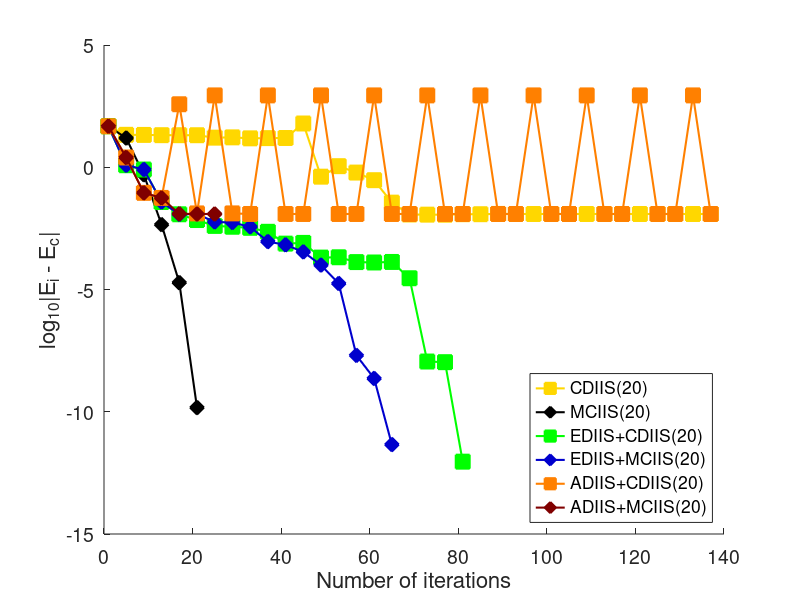

MATLAB code to generate this figure:


load crc3Out.mat;
output.energySet{1} = output.energySet{1}(1:140);
output.energySet{5} = output.energySet{5}(1:140);

maxSCFIter = 140;
ener = output.ener;
iter = output.iter;
energySet = output.energySet;

yellow = [255 215 0] ./ 255;
darkBlue = [0 0 205] ./ 255;
orange = [255 128 0] ./ 255;
darkRed = [128 0 0] ./ 255;

% shapes = {'s', 'o', 'v', '^', 'd', 'h', '<', '>'};
shapes = {'s', 'd', 's', 'd', 's', 'd'};
colors = {yellow, 'k', 'g', darkBlue, orange, darkRed};

for iType = 1:length(ener)
    fprintf('%0.8f  %d \n', ener{iType}, iter{iType});
end

energyArray = [ener{:}];
iterArray = [iter{:}];
minEnergy = min(energyArray(iterArray~=maxSCFIter));

hFig = figure();
set(hFig, 'Position', [10 10 800 600])
hold();
for iType = 1:length(ener)
    errorArray = log10(abs(energySet{iType} - minEnergy));
    errorArray(errorArray == -inf) = min(errorArray(errorArray ~= -inf));
    plot(1:4:length(energySet{iType}), errorArray(1:4:end), ...
        'LineWidth', 1.5, ...
        'Color', colors{iType}, ...
        'Marker', shapes{iType}, ...
        'MarkerFaceColor', colors{iType}, ...
        'MarkerSize', 10);
end

set(gca,'FontSize', 14)

xlabel('Number of iterations', 'FontSize', 16);
ylabel('log_{10}|E_i - E_c|', 'FontSize', 16);
lgd = legend('CDIIS(20)', 'MCIIS(20)', 'EDIIS+CDIIS(20)', 'EDIIS+MCIIS(20)', 'ADIIS+CDIIS(20)', 'ADIIS+MCIIS(20)', ...
    'Location', 'SouthEast');

outputFileName = './graphs/crc3.pdf';
print(outputFileName, '-dpdf')


